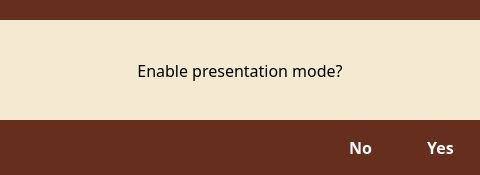
<?xml version="1.0" encoding="UTF-8"?>
<ui version="4.0">
 <class>Window</class>
 <widget class="QDialog" name="Window">
  <property name="geometry">
   <rect>
    <x>0</x>
    <y>0</y>
    <width>480</width>
    <height>175</height>
   </rect>
  </property>
  <property name="windowTitle">
   <string>AllowCamera</string>
  </property>
  <property name="styleSheet">
   <string notr="true">background-color: rgb(102, 46, 28); font-family: 'Montserrat', sans-serif</string>
  </property>
  <widget class="QLabel" name="advertismentLabel">
   <property name="geometry">
    <rect>
     <x>0</x>
     <y>20</y>
     <width>480</width>
     <height>100</height>
    </rect>
   </property>
   <property name="font">
    <font>
     <family>Montserrat,sans-serif</family>
     <pointsize>-1</pointsize>
    </font>
   </property>
   <property name="styleSheet">
    <string notr="true">background-color: rgb(243,234,209); font-size:16px;</string>
   </property>
   <property name="text">
    <string>Enable presentation mode?</string>
   </property>
   <property name="alignment">
    <set>Qt::AlignCenter</set>
   </property>
  </widget>
  <widget class="QLabel" name="noBtn">
   <property name="geometry">
    <rect>
     <x>320</x>
     <y>120</y>
     <width>81</width>
     <height>55</height>
    </rect>
   </property>
   <property name="font">
    <font>
     <family>Montserrat,sans-serif</family>
     <pointsize>-1</pointsize>
     <weight>87</weight>
     <bold>true</bold>
    </font>
   </property>
   <property name="cursor">
    <cursorShape>PointingHandCursor</cursorShape>
   </property>
   <property name="styleSheet">
    <string notr="true">#noBtn{
color: rgb(255, 255, 255)
;font-size:16px;
font-weight:700;
}
#noBtn::hover{
background-color:#451f13;
}</string>
   </property>
   <property name="text">
    <string>No</string>
   </property>
   <property name="alignment">
    <set>Qt::AlignCenter</set>
   </property>
  </widget>
  <widget class="QLabel" name="yesBtn">
   <property name="geometry">
    <rect>
     <x>400</x>
     <y>120</y>
     <width>81</width>
     <height>55</height>
    </rect>
   </property>
   <property name="font">
    <font>
     <family>Montserrat,sans-serif</family>
     <pointsize>-1</pointsize>
     <weight>87</weight>
     <bold>true</bold>
    </font>
   </property>
   <property name="cursor">
    <cursorShape>PointingHandCursor</cursorShape>
   </property>
   <property name="styleSheet">
    <string notr="true">#yesBtn{
color: rgb(255, 255, 255);
font-size:16px;
font-weight:700;
}
#yesBtn::hover{
background-color:#451f13;
}</string>
   </property>
   <property name="text">
    <string>Yes</string>
   </property>
   <property name="alignment">
    <set>Qt::AlignCenter</set>
   </property>
  </widget>
 </widget>
 <resources/>
 <connections/>
</ui>
